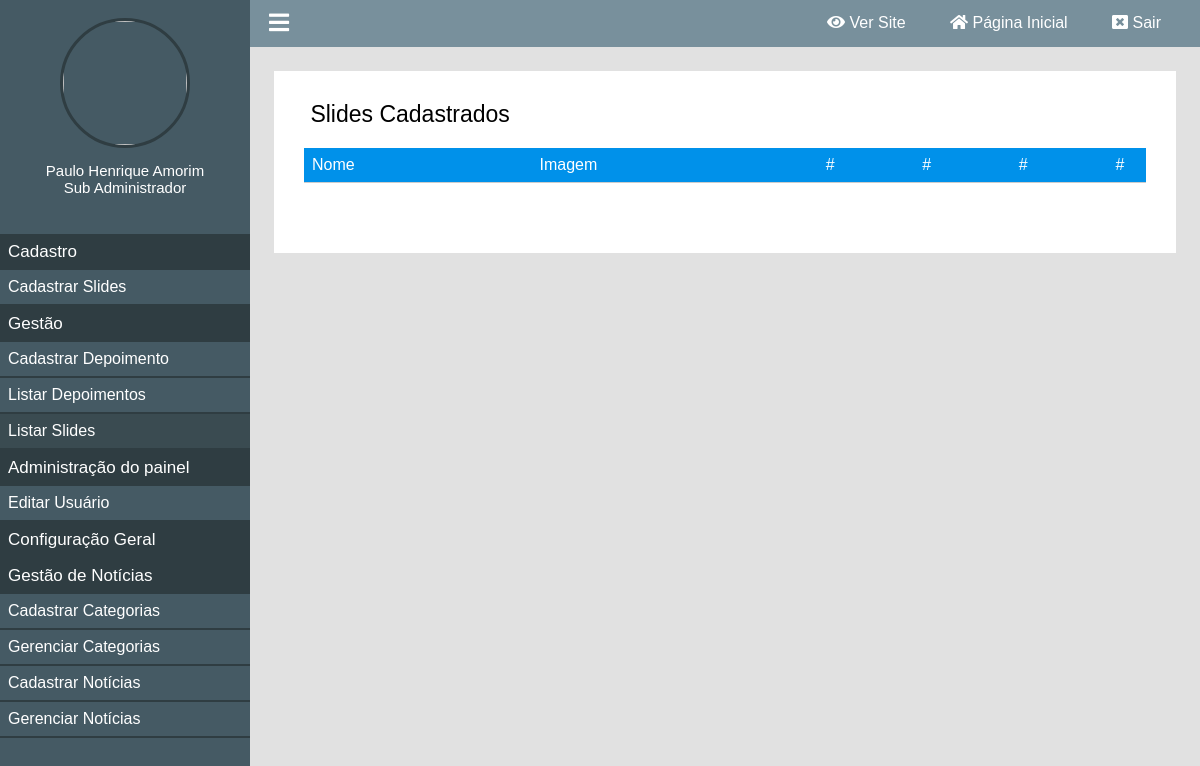
The app's page /painel/listar-slides (signed in), older data.
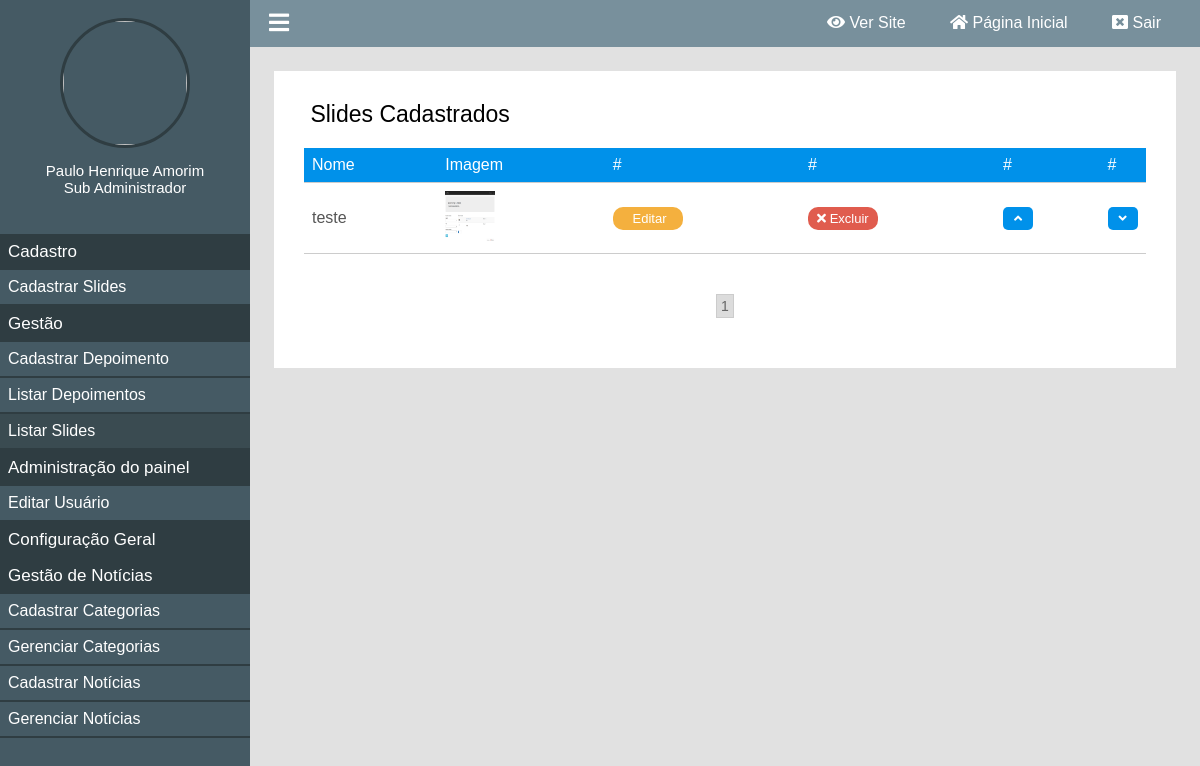
The same page, newer data.
### classes/MySql.php (called while the page is built)
<?php
	class MySql{
		private static $pdo;
		public static function conectar(){
			if(self::$pdo == null){
				try{
				self::$pdo = new PDO('mysql:host='.HOST.';dbname='.DATABASE,USER,PASSWORD,array(PDO::MYSQL_ATTR_INIT_COMMAND => "SET NAMES utf8"));
				self::$pdo->setAttribute(PDO::ATTR_ERRMODE,PDO::ERRMODE_EXCEPTION);
				}catch(Exception $e){
					echo '<h2>Erro ao conectar</h2>';
				}
			}
			return self::$pdo;
		}
	}
?>

### painel/pages/listar-slides.php (the view, shortened to what this page needs)
<?php
	$paginaAtual = isset($_GET['pagina']) ? (int)$_GET['pagina'] : 1;
	$porPagina = 4;
	$slides = Painel::selectAll('tb_site.slides',($paginaAtual - 1) * $porPagina,$porPagina);
?>
<div class="box-content">
	<h2><i class="fa fa-id-card-o" aria-hidden="true"></i> Slides Cadastrados</h2>
	<div class="wraper-table">
	<table>
		<tr>
			<td>Nome</td>
			<td>Imagem</td>
			<td>#</td>
			<td>#</td>
			<td>#</td>
			<td>#</td>
		</tr>
		<?php
			foreach ($slides as $key => $value) {
		?>
		<tr>
			<td><?php echo $value['nome']; ?></td>
			<td><img style="width: 50px;height:50px;" src="<?php echo INCLUDE_PATH_PAINEL ?>uploads/<?php echo $value['slide']; ?>" /></td>
			<td><a class="btn edit" href="<?php echo INCLUDE_PATH_PAINEL ?>editar-slide?id=<?php echo $value['id']; ?>"><i class="fa fa-pencil"></i> Editar</a></td>
			<td><a actionBtn="delete" class="btn delete" href="<?php echo INCLUDE_PATH_PAINEL ?>listar-slides?excluir=<?php echo $value['id']; ?>"><i class="fa fa-times"></i> Excluir</a></td>
			<td><a class="btn order" href="<?php echo INCLUDE_PATH_PAINEL ?>listar-slides?order=up&id=<?php echo $value['id'] ?>"><i class="fa fa-angle-up"></i></a></td>
			<td><a class="btn order" href="<?php echo INCLUDE_PATH_PAINEL ?>listar-slides?order=down&id=<?php echo $value['id'] ?>"><i class="fa fa-angle-down"></i></a></td>
		</tr>
		<?php } ?>
	</table>
	</div>
	<div class="paginacao">
		<?php
			$totalPaginas = ceil(count(Painel::selectAll('tb_site.slides')) / $porPagina);
			for($i = 1; $i <= $totalPaginas; $i++){
				if($i == $paginaAtual)
					echo '<a class="page-selected" href="'.INCLUDE_PATH_PAINEL.'listar-slides?pagina='.$i.'">'.$i.'</a>';
				else
					echo '<a href="'.INCLUDE_PATH_PAINEL.'listar-slides?pagina='.$i.'">'.$i.'</a>';
			}
		?>
	</div>
</div>

Row changes from the older to the newer data that the page shows:
added tb_site.slides: nome "teste", slide (picture)
Text that changed along with them:
new list line: "1"
